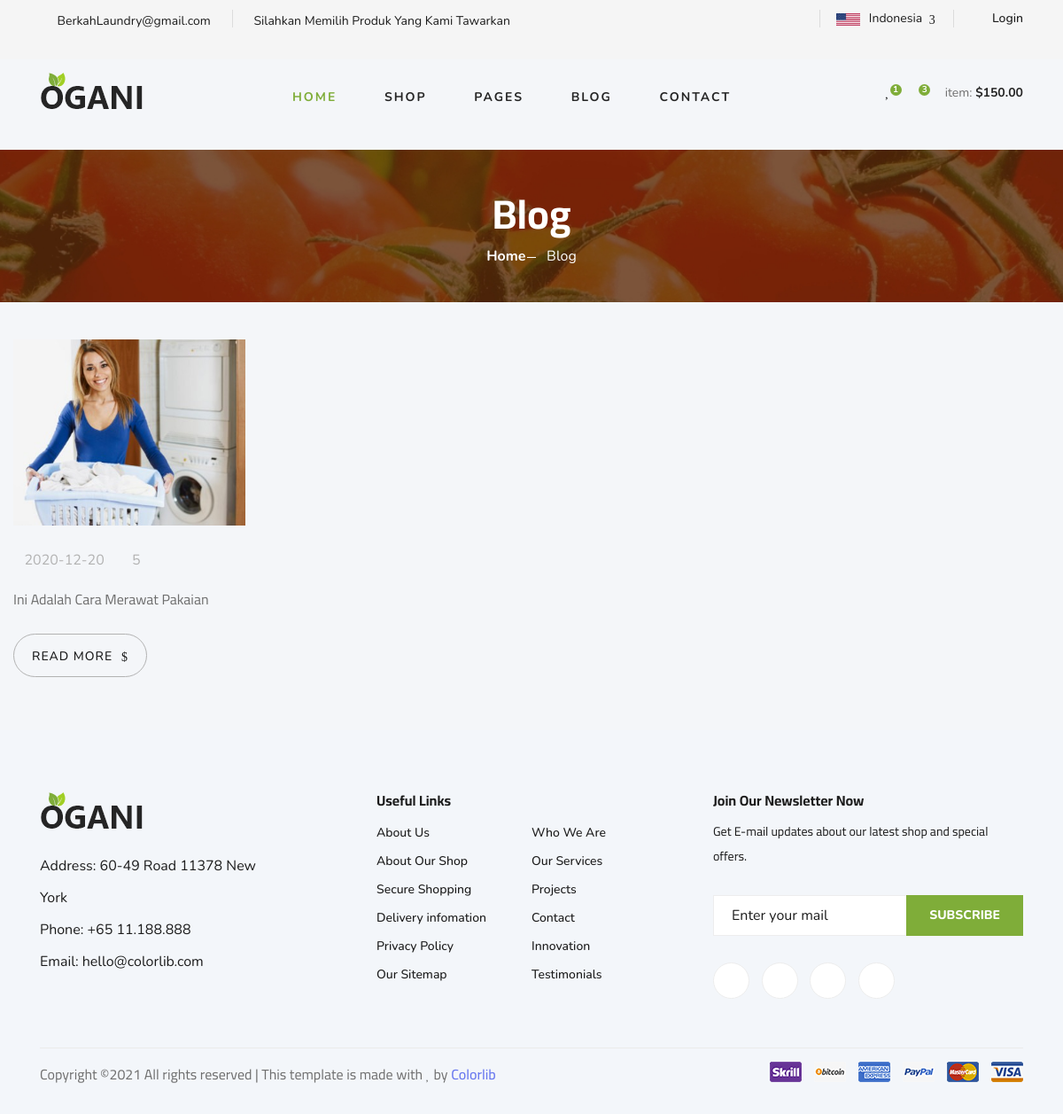
Screenshot of /blog.php with the database file from the repository.
### tables this page shows
CREATE TABLE `tb_blog` (
  `id_blog` int(11) NOT NULL,
  `tanggal` date NOT NULL,
  `nama` varchar(250) NOT NULL,
  `deskripsi` varchar(250) NOT NULL,
  `gambar` varchar(128) NOT NULL
);

### blog.php (called while the page is built)
<?php
include "tamplate/header.php";
include "pages/blog.php";
include "tamplate/footer.php";
?>

### admin/lib/koneksi.php (called while the page is built, shortened)
<?php
$baseUrl = "http://localhost/projecttpe/admin/";
$baseUrl2 = "http://localhost/projecttpe/";
?>

### pages/blog.php (the view, shortened to what this page needs)
<!DOCTYPE html>
<html lang="zxx">
<head>
    <link rel="stylesheet" href="css/bootstrap.min.css" type="text/css">
    <link rel="stylesheet" href="css/font-awesome.min.css" type="text/css">
    <link rel="stylesheet" href="css/elegant-icons.css" type="text/css">
    <link rel="stylesheet" href="css/nice-select.css" type="text/css">
    <link rel="stylesheet" href="css/jquery-ui.min.css" type="text/css">
    <link rel="stylesheet" href="css/owl.carousel.min.css" type="text/css">
    <link rel="stylesheet" href="css/slicknav.min.css" type="text/css">
    <link rel="stylesheet" href="css/style.css" type="text/css">
</head>
<body>
<section class="breadcrumb-section set-bg" data-setbg="<?= $baseUrl2; ?>assets/img/breadcrumb.jpg">
        <div class="container">
            <div class="row">
                <div class="col-lg-12 text-center">
                    <div class="breadcrumb__text">
                        <h2>Blog</h2>
                        <div class="breadcrumb__option">
                            <a href="./index.php">Home</a>
                            <span>Blog</span>
                        </div>
                    </div>
                </div>
            </div>
        </div>
    </section>
    <br>
    <br>
<div class="col-lg-7 col-md-6">
<div class="row">
<div class="col-lg-5 col-md-5 col-sm-5">
<div class="blog__item">
                        <?php
                        $artikel = mysqli_query($koneksi,"SELECT * FROM tb_blog");
                        while($a = mysqli_fetch_array($artikel)) {
                        ?>
                                <div class="blog__item__pic">
                                    <img src="<?= $baseUrl; ?>assets/img/artikel/<?= $a['gambar']; ?>" alt="">
                                </div>
                                <div class="blog__item__text">
                                    <ul>
                                        <li><i class="fa fa-calendar-o"></i><?= $a['tanggal']; ?></li>
                                        <li><i class="fa fa-comment-o"></i>5</li>
                                    </ul>
                                    <p><?= $a['deskripsi']; ?></p>
                                    <a href="https://wolipop.detik.com/home/d-2031426/13-cara-mudah-merawat-pakaian-agar-tahan-lama" class="blog__btn">READ MORE <span class="arrow_right"></span></a>
                                </div>
                            </div>
                            <?php } ?>
                        </div>
                    </div>
                </div>
</body>
</html>

### assets/css/style.css (style rules this page uses)
html, body { height: 100%; font-family: "Cairo", sans-serif; -webkit-font-smoothing: antialiased; font-smoothing: antialiased; }
h1, h2, h3, h4, h5, h6 { margin: 0; color: #111111; font-weight: 400; font-family: "Cairo", sans-serif; }
h2 { font-size: 36px; }
p { font-size: 16px; font-family: "Cairo", sans-serif; color: #6f6f6f; font-weight: 400; line-height: 26px; margin: 0 0 15px 0; }
img { max-width: 100%; }
ul, ol { padding: 0; margin: 0; }
.set-bg { background-repeat: no-repeat; background-size: cover; background-position: top center; }
.breadcrumb-section { display: flex; align-items: center; padding: 45px 0 40px; }
.breadcrumb__text h2 { font-size: 46px; color: #ffffff; font-weight: 700; }
.breadcrumb__option a { display: inline-block; font-size: 16px; color: #ffffff; font-weight: 700; margin-right: 20px; position: relative; }
.breadcrumb__option a:after { position: absolute; right: -12px; top: 13px; height: 1px; width: 10px; background: #ffffff; content: ""; }
.breadcrumb__option span { display: inline-block; font-size: 16px; color: #ffffff; }
.blog__item { margin-bottom: 60px; }
.blog__item__pic img { min-width: 100%; }
.blog__item__text { padding-top: 25px; }
.blog__item__text ul { margin-bottom: 15px; }
.blog__item__text ul li { font-size: 16px; color: #b2b2b2; list-style: none; display: inline-block; margin-right: 15px; }
.blog__item__text ul li:last-child { margin-right: 0; }
.blog__item__text p { margin-bottom: 25px; }
.blog__item__text .blog__btn { display: inline-block; font-size: 14px; color: #1c1c1c; text-transform: uppercase; letter-spacing: 1px; border: 1px solid #b2b2b2; padding: 14px 20px 12px; border-radius: 25px; }
.blog__item__text .blog__btn span { position: relative; top: 1px; margin-left: 5px; }
@media only screen and (min-width: 1200px) { .container { max-width: 1170px; } }

### rows the page displays
tb_blog: gambar (picture), tanggal "2020-12-20", deskripsi "Ini Adalah Cara Merawat Pakaian"
